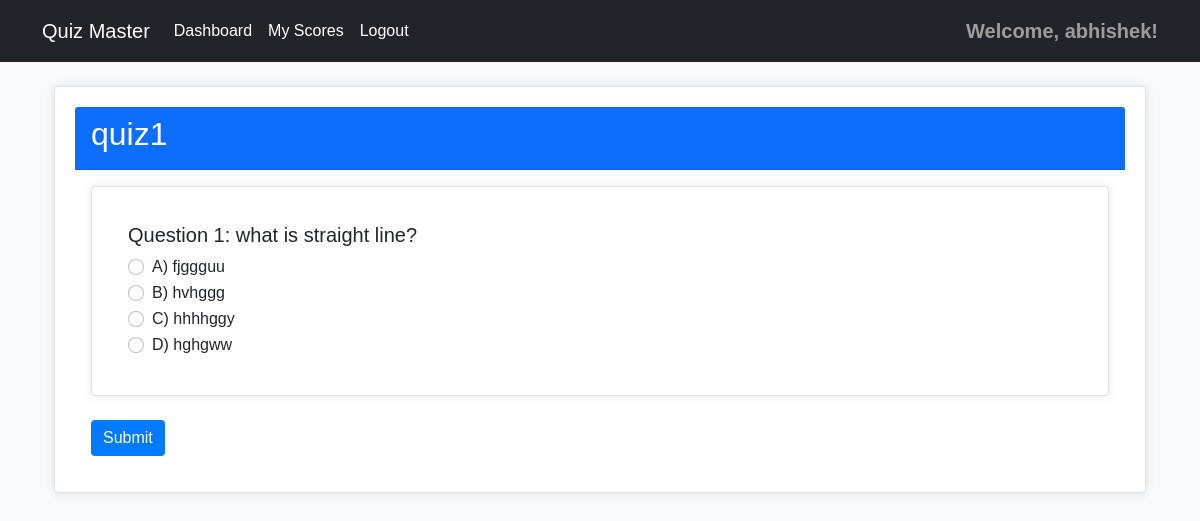
The page /quiz/quiz/1/start (signed in) on the database its author committed.
### controllers/models.py (models this page shows)
class Quiz(db.Model):
    id = db.Column(db.Integer, primary_key=True)
    title = db.Column(db.String(100), nullable=False)
    description = db.Column(db.Text, nullable=True)
    chapter_id = db.Column(db.Integer, db.ForeignKey('chapter.id'), nullable=False)
    time_limit = db.Column(db.Integer, nullable=False)  # Time limit in minutes
    created_at = db.Column(db.DateTime, default=datetime.utcnow)
    questions = db.relationship('Question', backref='quiz', lazy=True, cascade='all, delete-orphan')
    attempts = db.relationship('QuizAttempt', backref='quiz', lazy=True)

class Question(db.Model):
    id = db.Column(db.Integer, primary_key=True)
    quiz_id = db.Column(db.Integer, db.ForeignKey('quiz.id'), nullable=False)
    question_text = db.Column(db.Text, nullable=False)
    option_a = db.Column(db.String(255), nullable=False)
    option_b = db.Column(db.String(255), nullable=False)
    option_c = db.Column(db.String(255), nullable=False)
    option_d = db.Column(db.String(255), nullable=False)
    correct_answer = db.Column(db.String(1), nullable=False)  # A, B, C, or D
    created_at = db.Column(db.DateTime, default=datetime.utcnow)

### controllers/quiz_controller.py (the view, shortened to what this page needs)
@quiz_bp.route('/quiz/<int:quiz_id>/start', methods=['GET', 'POST'])
@login_required
def start_quiz(quiz_id):
    quiz = Quiz.query.get_or_404(quiz_id)
    questions = Question.query.filter_by(quiz_id=quiz_id).all()
    return render_template('quiz/start_quiz.html', quiz=quiz, questions=questions)

### controllers/quiz_controller.py (called while the page is built)
def login_required(f):
    @wraps(f)
    def decorated_function(*args, **kwargs):
        if not session.get('user_id'):
            flash('Please log in first.', 'danger')
            return redirect(url_for('auth.login'))
        return f(*args, **kwargs)
    return decorated_function

### templates/quiz/start_quiz.html (shortened to what this page needs)
{% extends 'base.html' %}
{% block content %}
<div class="container mt-4">
    <div class="card">
        <div class="card-header bg-primary text-white">
            <div class="d-flex justify-content-between align-items-center">
                <h2>{{ quiz.title }}</h2>
            </div>
        </div>
        <div class="card-body">
            <form method="POST" id="quizForm">
                {% for question in questions %}
                <div class="card mb-4">
                    <div class="card-body">
                        <h5 class="card-title">Question {{ loop.index }}: {{ question.question_text }}</h5>
                        <div class="form-check">
                            <input class="form-check-input" type="radio" name="answer_{{ question.id }}" value="A" required>
                            <label class="form-check-label">A) {{ question.option_a }}</label>
                        </div>
                        <div class="form-check">
                            <input class="form-check-input" type="radio" name="answer_{{ question.id }}" value="B">
                            <label class="form-check-label">B) {{ question.option_b }}</label>
                        </div>
                        <div class="form-check">
                            <input class="form-check-input" type="radio" name="answer_{{ question.id }}" value="C">
                            <label class="form-check-label">C) {{ question.option_c }}</label>
                        </div>
                        <div class="form-check">
                            <input class="form-check-input" type="radio" name="answer_{{ question.id }}" value="D">
                            <label class="form-check-label">D) {{ question.option_d }}</label>
                        </div>
                    </div>
                </div>
                {% endfor %}
                <button type="submit" class="btn btn-primary">Submit</button>
            </form>
        </div>
    </div>
</div>
{% endblock %}

### static/css/styles.css (style rules this page uses)
body { background-color: #f8f9fa; font-family: Arial, sans-serif; }
.btn-primary { background-color: #007bff; border: none; }
.card { border-radius: 10px; box-shadow: 0px 0px 10px rgba(0, 0, 0, 0.1); padding: 20px; margin-bottom: 20px; border: 1px solid #dee2e6; border-radius: 0.25rem; }
.card-title { font-size: 1.25rem; font-weight: 500; }

### rows shown on the page
Quiz: title "quiz1"
Question: question_text "what is straight line?", option_a "fjggguu", option_b "hvhggg", option_c "hhhhggy", option_d "hghgww"

### other values the page prints
{{ session.get('username') }} "abhishek"
